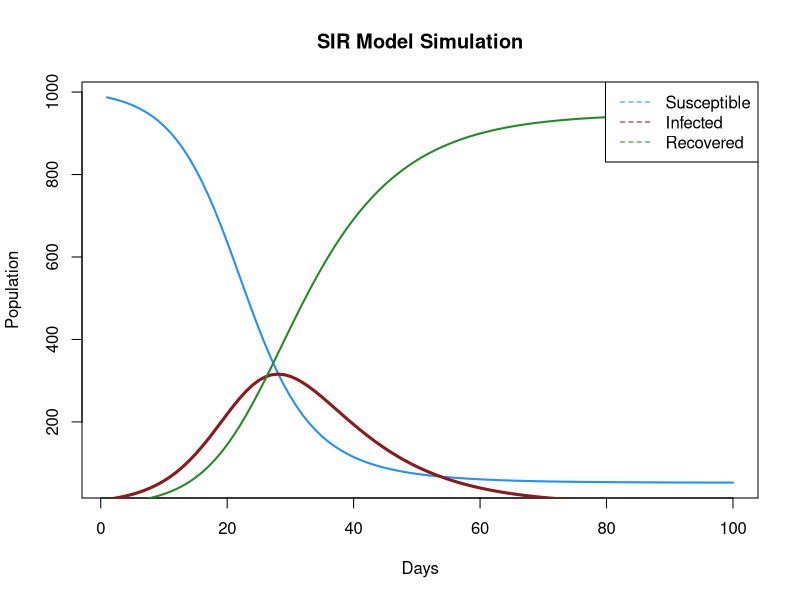

The R script that drew this image:
##-------------------------------------------------------------------------------- ##
## Simulating SIR epidemiologic model of infection
##-------------------------------------------------------------------------------- ##
# Function to simulate SIR model
simulate_SIR <- function(beta, gamma, population_size, initial_infected, days) {
  # Initialize compartments
  S <- population_size - initial_infected
  I <- initial_infected
  R <- 0
  
## Initialize vectors to store results
  susceptible <- numeric(days)
  infected <- numeric(days)
  recovered <- numeric(days)
  
## Run simulation
  for (day in 1:days) {
    # Calculate new infections
    new_infections <- beta * S * I / population_size
    
## Calculate new recoveries
    new_recoveries <- gamma * I
    
    # Update compartments
    S <- S - new_infections
    I <- I + new_infections - new_recoveries
    R <- R + new_recoveries
    
## Store results
    susceptible[day] <- S
    infected[day] <- I
    recovered[day] <- R
  }
  
## Return results
  return(list("Susceptible" = susceptible,
              "Infected" = infected,
              "Recovered" = recovered))
}

# Parameters
beta <- 0.3  # Transmission rate
gamma <- 0.1 # Recovery rate
population_size <- 1000
initial_infected <- 10
days <- 100

# Run simulation
simulation <- simulate_SIR(beta, gamma, population_size, initial_infected, days)

# Plot results
plot(1:days, simulation$Susceptible, type = 'l', col = 'dodgerblue', xlab = 'Days', ylab = 'Population', main = 'SIR Model Simulation', lwd = 2)
lines(1:days, simulation$Infected, col = 'firebrick4', lwd = 3)
lines(1:days, simulation$Recovered, col = 'forestgreen', lwd = 2)
legend('topright', legend = c('Susceptible', 'Infected', 'Recovered'), col = c('dodgerblue', 'firebrick4', 'forestgreen'), lty = 2)

## ------------------------------------------------------------------------------- ##
## Vectorized simulate_SIR function
## ------------------------------------------------------------------------------- ##
simulate_SIR2 <- function(beta, gamma, population_size, initial_infected, days) {
  # Initialize compartments
  S <- population_size - initial_infected
  I <- initial_infected
  R <- 0
  
  # Time sequence
  time <- seq(from = 1, to = days)
  
  # Calculate new infections and recoveries vectorized
  new_infections <- beta * S * I / population_size
  new_recoveries <- gamma * I
  
  # Update compartments (vectorized subtraction)
  S <- S - new_infections * diff(c(0, new_infections))
  I <- I + new_infections - new_recoveries
  R <- R + cumsum(new_recoveries)
  
  # Return results
  return(list(
    "Susceptible" = S,
    "Infected" = I,
    "Recovered" = R
  ))
}

